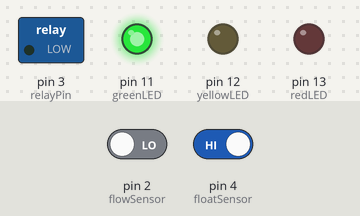
Recording of a sketch running on a simulated Arduino Uno, built with avr-gcc and run on an emulated ATmega328P. Parts: switched loads named in the sketch (green lamp = pin HIGH), output pins drawn as LEDs (lit = HIGH). Inputs (shaded band) come from the test bench; at power-on: pin 4 (floatSensor) HIGH, pin 2 (flowSensor) LOW.

Above: at 2.8 s.
2.9 s: pin 4 (floatSensor) driven LOW
At 3.7 s:
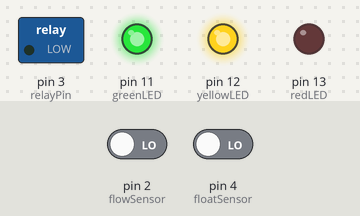
4.5 s: pin 4 (floatSensor) driven HIGH
At 5.3 s:
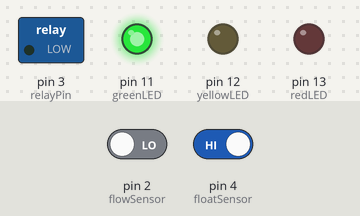
Timing chart, 0 to 7.5 s (numbered marks = the images above; inputs shaded):
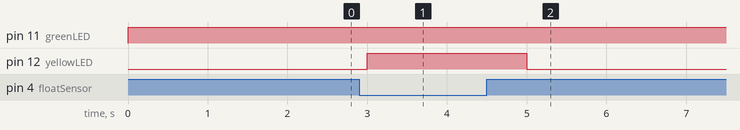

The sketch:

program.ino
```cpp
// Define pins for LEDs
const int redLED = 13;
const int greenLED = 11;
const int yellowLED = 12;

// Define pins for sensors
const int floatSensor = 4;
const int flowSensor = 2;

// Define pin for relay control
const int relayPin = 3;

// Define variables to track system state
bool doorLocked = false;
bool waterPresent = true; // Assuming water is present initially

void setup() {
  // Initialize pins
  pinMode(redLED, OUTPUT);
  pinMode(greenLED, OUTPUT);
  pinMode(yellowLED, OUTPUT);
  pinMode(floatSensor, INPUT);
  pinMode(flowSensor, INPUT);
  pinMode(relayPin, OUTPUT);

  // Initial state: door unlocked, water present
  digitalWrite(relayPin, LOW); // Relay off initially
}

void loop() {
  // Check water level
  waterPresent = digitalRead(floatSensor);

  // Update LED indicators based on system state
  if (!waterPresent) {
    digitalWrite(yellowLED, HIGH);  // No water
  } else {
    digitalWrite(yellowLED, LOW);  // Water present
  }

  if (doorLocked) {
    digitalWrite(redLED, HIGH);  // Door locked
    digitalWrite(greenLED, LOW);
  } else {
    digitalWrite(redLED, LOW);  // Door unlocked
    digitalWrite(greenLED, HIGH);
  }

  // Check for flushing action
  if (digitalRead(flowSensor) == HIGH) {
    doorLocked = false; // If flushed, unlock the door
    digitalWrite(relayPin, LOW); // Activate relay to release electromagnet
    delay(1000); // Delay to ensure door unlocks properly
  }

  delay(1000); // Adjust delay as needed
}
```

Measured:
- after the input at 2.9 s, pin 12 (yellowLED): LOW → HIGH after 0.10 s
- after the input at 4.5 s, pin 12 (yellowLED): HIGH → LOW after 0.50 s
